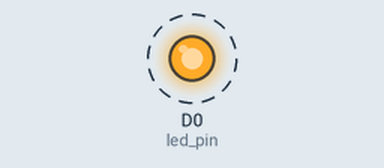
The sketch below on a simulated ESP8266 (NodeMCU). Shown: output pins drawn as LEDs (lit = HIGH). Dashed ring = blinking.

Above: at 0.5 s.
Timing chart, 0 to 4.6 s (numbered marks = the images above):
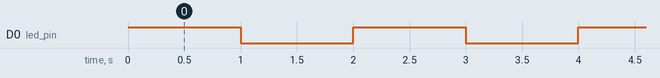

Measured:
- by itself, D0 (led_pin): alternates HIGH for 1.0 s and LOW for 1.0 s

The sketch:

Led_Blink.ino
```cpp
int led_pin=D0;
int sec=1000;
void setup()
{
  pinMode(led_pin,OUTPUT);
}
void loop()
{
  digitalWrite(led_pin,HIGH);
  delay(sec);
  digitalWrite(led_pin,LOW);
  delay(sec);
}
```
